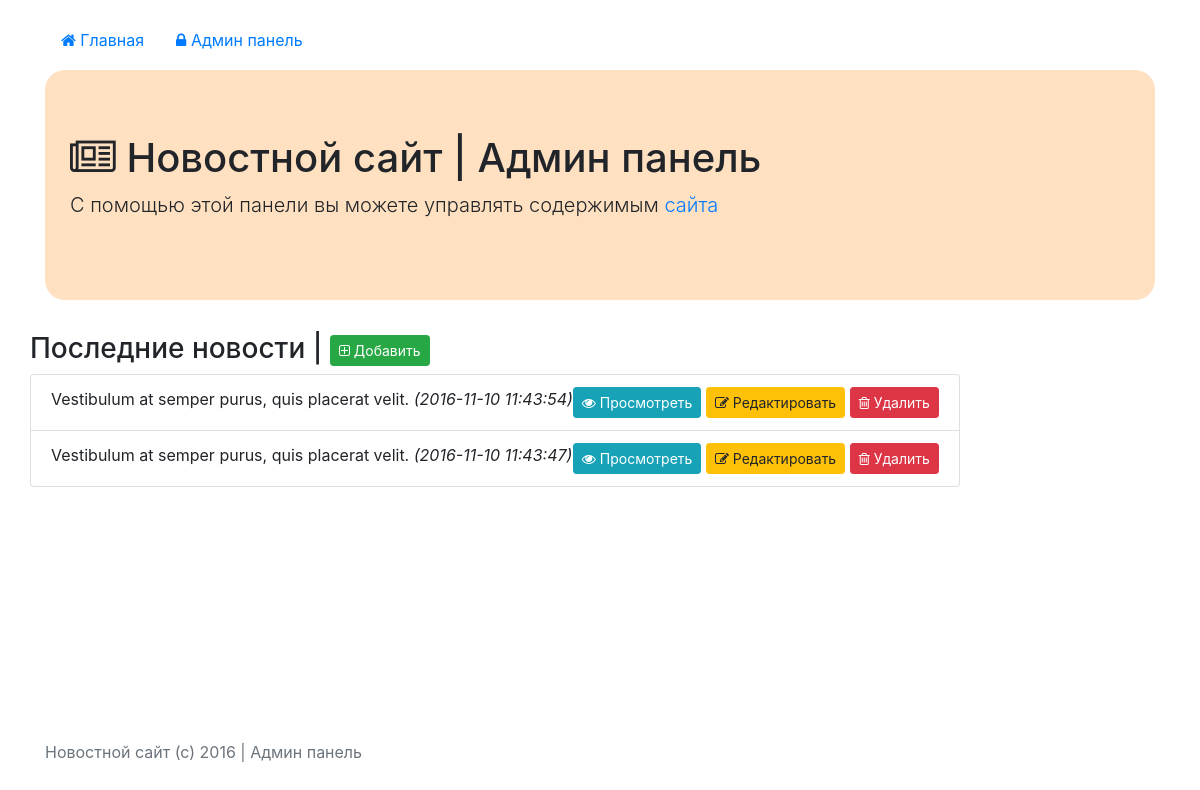
The app's page /admin/index.php with its own data.
### tables this page shows
CREATE TABLE IF NOT EXISTS `news` (
  `id` int(11) NOT NULL,
  `title` text NOT NULL,
  `content` text NOT NULL,
  `pub_time` datetime NOT NULL
);

### admin/index.php (the view)
<?php include("../db.php"); ?>
<?php include("./header.php"); ?>
				<h3>Последние новости | <a href="./add.php" class="btn btn-success btn-sm"><i class="fa fa-plus-square-o" aria-hidden="true"></i> Добавить</a></h3>
				<div class="list-group">
				<?php
				$query = "SELECT * FROM `news` ORDER BY `pub_time` DESC";
				$result = mysqli_query($connection, $query);
				while($row = mysqli_fetch_array($result)){
				?>
					<div class="list-group-item clearfix">
						<span>
							<?php echo $row["title"]; ?>
							<i>(<?php echo $row["pub_time"]; ?>)</i>
						</span>
						<span class="pull-right">
							<a href="../show.php?id=<?php echo $row["id"]; ?>" class="btn btn-sm btn-info">
								<i class="fa fa-eye"></i> Просмотреть
							</a>
							<a href="./edit.php?id=<?php echo $row["id"]; ?>" class="btn btn-sm btn-warning">
								<i class="fa fa-pencil-square-o"></i> Редактировать
							</a>
							<a href="./delete.php?id=<?php echo $row["id"]; ?>" class="btn btn-sm btn-danger">
								<i class="fa fa-trash-o"></i> Удалить
							</a>
						</span>
					</div>
				<?php }	?>
				</div>
<?php include("./footer.php"); ?>

### admin/header.php (style rules this page uses)
html { position: relative; min-height: 100%; }
body { margin-bottom: 60px; }

### records on screen
news: title "Vestibulum at semper purus, quis placerat velit.", pub_time "2016-11-10 11:43:54"
news: title "Vestibulum at semper purus, quis placerat velit.", pub_time "2016-11-10 11:43:47"
